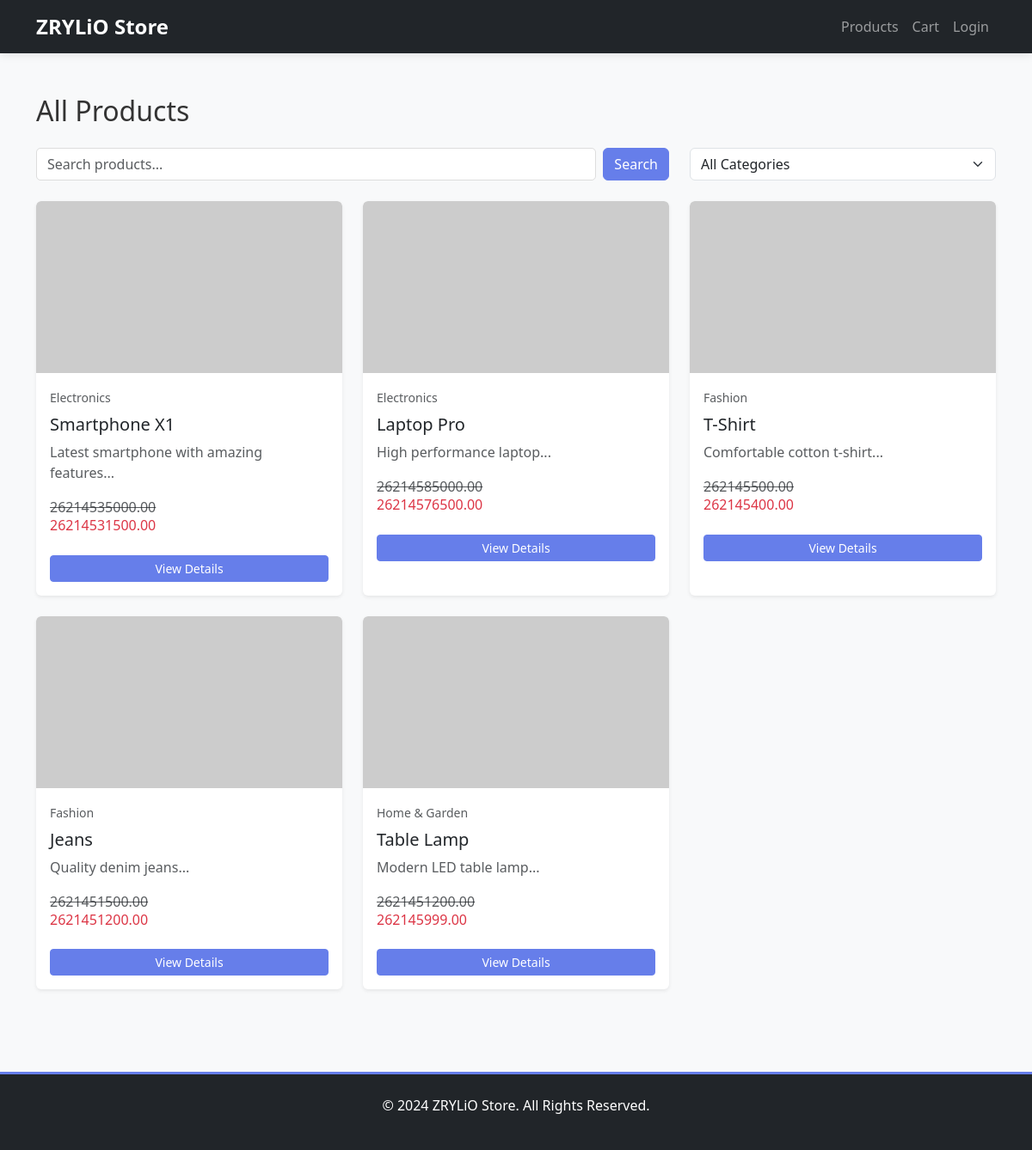
/products.php, run on the app's committed database.
### tables this page shows
CREATE TABLE products (
    id INT PRIMARY KEY AUTO_INCREMENT,
    category_id INT NOT NULL,
    name VARCHAR(200) NOT NULL,
    slug VARCHAR(200) UNIQUE,
    description TEXT,
    price DECIMAL(10, 2) NOT NULL,
    discount_price DECIMAL(10, 2),
    stock INT DEFAULT 0,
    image VARCHAR(255),
    gallery JSON,
    status ENUM('active', 'inactive') DEFAULT 'active',
    created_at TIMESTAMP DEFAULT CURRENT_TIMESTAMP,
    updated_at TIMESTAMP DEFAULT CURRENT_TIMESTAMP ON UPDATE CURRENT_TIMESTAMP,
    FOREIGN KEY (category_id) REFERENCES categories(id) ON DELETE CASCADE
);

CREATE TABLE categories (
    id INT PRIMARY KEY AUTO_INCREMENT,
    name VARCHAR(100) NOT NULL,
    slug VARCHAR(100) UNIQUE,
    description TEXT,
    image VARCHAR(255),
    created_at TIMESTAMP DEFAULT CURRENT_TIMESTAMP
);

### products.php (the view, shortened to what this page needs)
<?php
require_once 'config.php';
$search = isset($_GET['search']) ? $db->real_escape_string($_GET['search']) : '';
$query = "SELECT p.*, c.name as category_name FROM products p JOIN categories c ON p.category_id = c.id WHERE p.status = 'active'";
$result = $db->query($query);
$products = $result->fetch_all(MYSQLI_ASSOC);
?>
<!DOCTYPE html>
<html lang="en">
<head>
    <link rel="stylesheet" href="https://cdn.jsdelivr.net/npm/bootstrap@5.3.0/dist/css/bootstrap.min.css">
    <link rel="stylesheet" href="css/style.css">
</head>
<body>
    <nav class="navbar navbar-expand-lg navbar-dark bg-dark sticky-top">
        <div class="container">
            <a class="navbar-brand fw-bold" href="index.php"><?php echo SITE_NAME; ?></a>
            <div class="collapse navbar-collapse" id="navbarNav">
                <ul class="navbar-nav ms-auto">
                    <li class="nav-item"><a class="nav-link" href="products.php">Products</a></li>
                    <li class="nav-item"><a class="nav-link" href="cart.php">Cart</a></li>
                    <?php if (isset($_SESSION['user_id'])): ?>
                        <li class="nav-item"><a class="nav-link" href="customer-dashboard.php">Dashboard</a></li>
                        <li class="nav-item"><a class="nav-link" href="logout.php">Logout</a></li>
                    <?php else: ?>
                        <li class="nav-item"><a class="nav-link" href="login.php">Login</a></li>
                    <?php endif; ?>
                </ul>
            </div>
        </div>
    </nav>
    <section class="py-5">
        <div class="container">
            <h2 class="mb-4">All Products</h2>
            <div class="row mb-4">
                <div class="col-md-8">
                    <form method="GET" class="d-flex gap-2">
                        <input type="text" name="search" class="form-control" placeholder="Search products..." value="<?php echo $search; ?>">
                        <button type="submit" class="btn btn-primary">Search</button>
                    </form>
                </div>
                <div class="col-md-4">
                    <select class="form-select" onchange="window.location.href='products.php?category=' + this.value">
                        <option value="">All Categories</option>
                    </select>
                </div>
            </div>
            <div class="row g-4">
                <?php if (count($products) > 0): ?>
                    <?php foreach ($products as $product): ?>
                    <div class="col-md-6 col-lg-4">
                        <div class="product-card card h-100 shadow-sm">
                            <img src="https://via.placeholder.com/300x200" class="card-img-top" alt="<?php echo $product['name']; ?>">
                            <div class="card-body">
                                <small class="text-muted"><?php echo $product['category_name']; ?></small>
                                <h5 class="card-title mt-2"><?php echo $product['name']; ?></h5>
                                <p class="card-text text-muted"><?php echo substr($product['description'], 0, 60); ?>...</p>
                                <div class="d-flex justify-content-between align-items-center mt-3">
                                    <div>
                                        <?php if ($product['discount_price']): ?>
                                            <span class="text-muted"><del><?php echo CURRENCY_SYMBOL; echo $product['price']; ?></del></span>
                                            <h6 class="text-danger"><?php echo CURRENCY_SYMBOL; echo $product['discount_price']; ?></h6>
                                        <?php else: ?>
                                            <h6><?php echo CURRENCY_SYMBOL; echo $product['price']; ?></h6>
                                        <?php endif; ?>
                                    </div>
                                </div>
                                <a href="product-details.php?id=<?php echo $product['id']; ?>" class="btn btn-primary btn-sm mt-3 w-100">View Details</a>
                            </div>
                        </div>
                    </div>
                    <?php endforeach; ?>
                <?php else: ?>
                    <div class="col-12">
                        <div class="alert alert-info text-center">No products found.</div>
                    </div>
                <?php endif; ?>
            </div>
        </div>
    </section>
    <footer class="bg-dark text-white py-4 mt-5">
        <div class="container text-center">
            <p>&copy; 2024 ZRYLiO Store. All Rights Reserved.</p>
        </div>
    </footer>
</body>
</html>

### css/style.css (style rules this page uses)
* { margin: 0; padding: 0; box-sizing: border-box; }
body { font-family: 'Segoe UI', Tahoma, Geneva, Verdana, sans-serif; background-color: #f8f9fa; color: #333; }
.product-card { transition: transform 0.3s, box-shadow 0.3s; border: none; overflow: hidden; }
.product-card img { height: 200px; object-fit: cover; }
.navbar { box-shadow: 0 2px 10px rgba(0, 0, 0, 0.1); }
.navbar-brand { font-size: 1.5rem; color: #fff !important; }
.form-control { border-radius: 5px; border: 1px solid #ddd; }
.btn-primary { background-color: #667eea; border-color: #667eea; }
footer { background-color: #1a1a1a; border-top: 3px solid #667eea; }

### data on the page
products: category.name "Electronics", name "Smartphone X1", description "Latest smartphone with amazing features", price "35000.00", discount_price "31500.00"
products: category.name "Electronics", name "Laptop Pro", description "High performance laptop", price "85000.00", discount_price "76500.00"
products: category.name "Fashion", name "T-Shirt", description "Comfortable cotton t-shirt", price "500.00", discount_price "400.00"
products: category.name "Fashion", name "Jeans", description "Quality denim jeans", price "1500.00", discount_price "1200.00"
products: category.name "Home & Garden", name "Table Lamp", description "Modern LED table lamp", price "1200.00", discount_price "999.00"

### other printed values
SITE_NAME "ZRYLiO Store"
